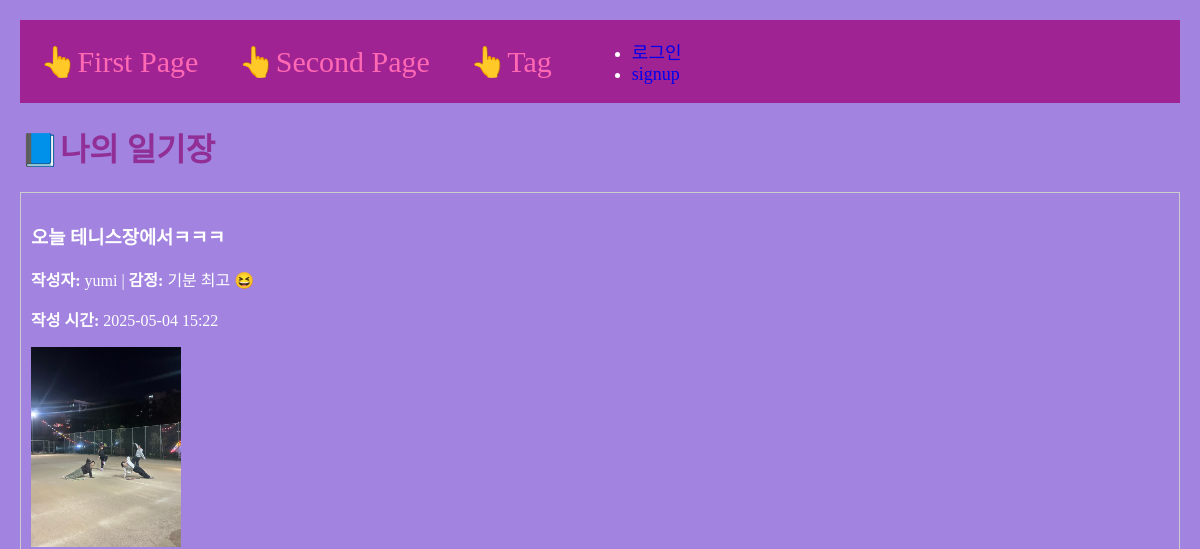
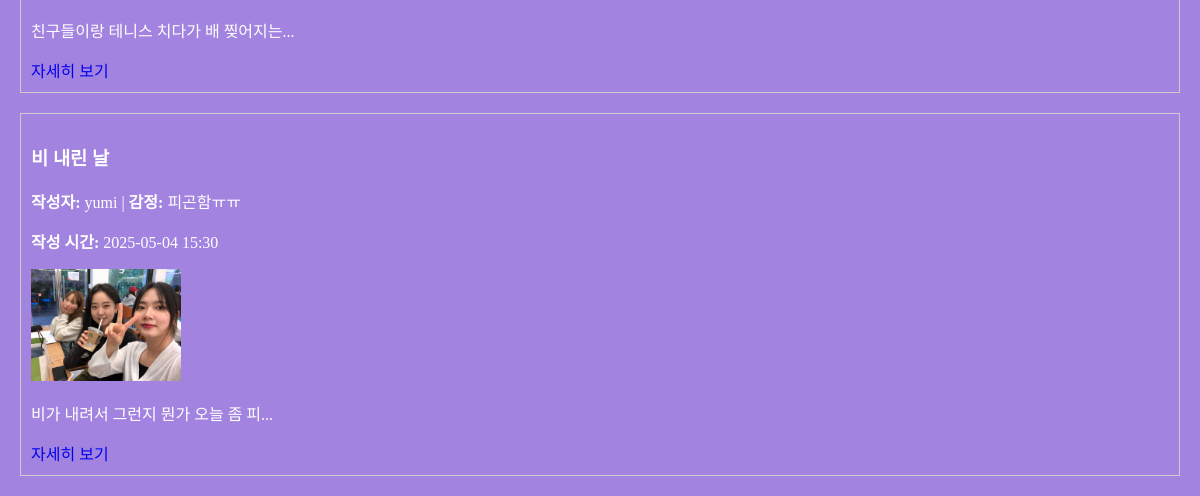
Before: /second with the older database file (2 pictures, top to bottom).
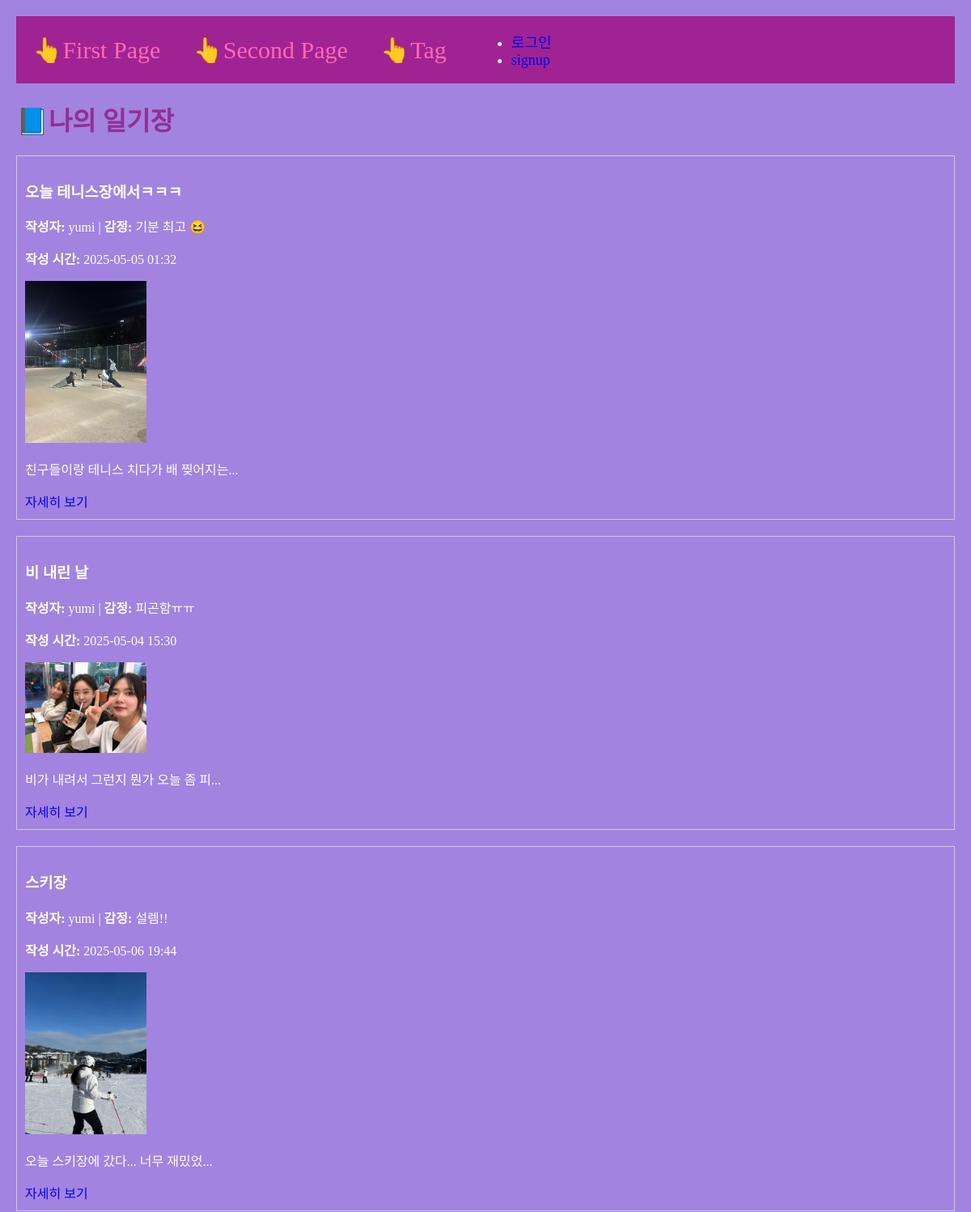
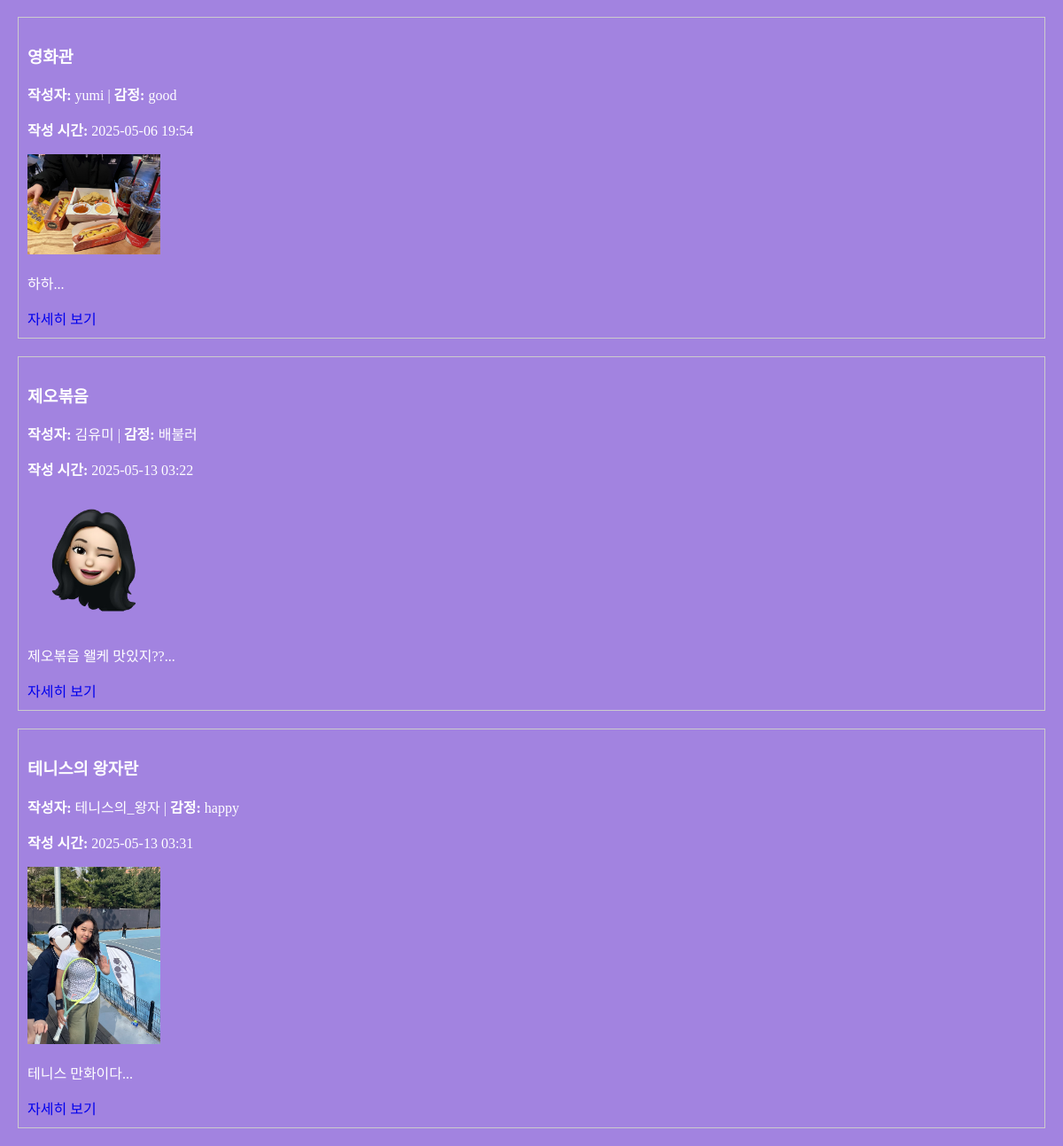
After: the same page with the newer database file (2 pictures, top to bottom).
### main/models.py (models this page shows, shortened)
class Post(models.Model):
    author = models.ForeignKey(User, null=False, blank=False, on_delete=models.CASCADE)
    headline = models.CharField(max_length=100)
    mood = models.CharField(max_length=20, blank=True)
    photo = models.ImageField(upload_to="post/", blank=True, null=True)
    reflection = models.TextField()
    created_at = models.DateTimeField(auto_now_add=True)
    is_shared = models.BooleanField(default=True)
    tags = models.ManyToManyField('Tag', blank=True, related_name='posts')
    like=models.ManyToManyField(User, related_name='likes', blank=True)
    like_count=models.PositiveIntegerField(default=0)
    def summary(self):
        return self.reflection[:20]

### main/views.py (the view)
# urls.py: path('second', secondpage, name="secondpage"),
def secondpage(request):
    posts = Post.objects.all()
    return render(request, 'main/secondpage.html', {'posts' : posts})

### main/templates/main/secondpage.html (shortened to what this page needs)
{% extends 'base.html' %}
{% load static %}
{% block content %}
<h1>📘나의 일기장 </h1>
{% for post in posts %}
{% if post.is_shared %}
<div style="border: 1px solid #ccc; padding: 10px; margin-bottom: 20px;">
    <h3>{{ post.headline }}</h3>
    <p><strong>작성자:</strong> {{ post.author.username }} | <strong>감정:</strong> {{ post.mood }}</p>
    <p><strong>작성 시간:</strong> {{ post.created_at|date:"Y-m-d H:i" }}</p>
    {% if post.photo %}
    <p><img src="{{ post.photo.url }}" alt="이미지" width="150px"></p>
    {% endif %}
    <p>{{ post.summary }}...</p>
    <a href="{% url 'main:detail' post.id %}">자세히 보기</a>
</div>
{% endif %}
{% empty %}
<p>작성된 포스트가 아직 없어요 🥲</p>
{% endfor %}
{% endblock %}

Changed rows visible on the page:
changed Post "오늘 테니스장에서ㅋㅋㅋ": created_at "2025-05-04 15:22" → "2025-05-05 01:32"
added Post: headline "스키장", author.username "yumi", mood "설렘!!", created_at "2025-05-06 19:44", photo (picture), summary "오늘 스키장에 갔다... 너무 재밌었"
added Post: headline "영화관", author.username "yumi", mood "good", created_at "2025-05-06 19:54", photo (picture), summary "하하"
added Post: headline "제오볶음", author.username "김유미", mood "배불러", created_at "2025-05-13 03:22", photo (picture), summary "제오볶음 왤케 맛있지??"
added Post: headline "테니스의 왕자란", author.username "테니스의_왕자", mood "happy", created_at "2025-05-13 03:31", photo (picture), summary "테니스 만화이다"
